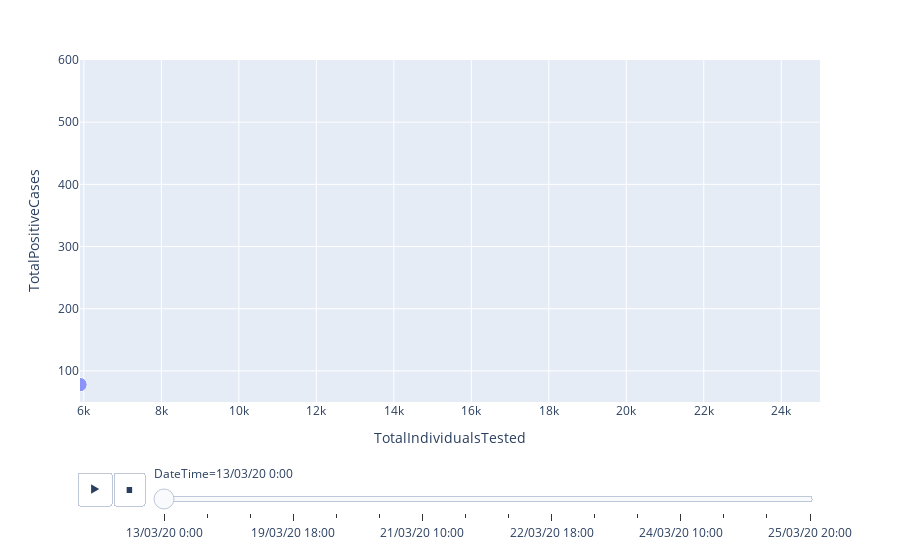

Notebook source saved alongside this figure:
### Code cell
px.scatter(testing_data, x='TotalIndividualsTested', y='TotalPositiveCases', range_x=[5900, 25000], range_y=[50, 600], 
       animation_frame='DateTime', size='TotalSamplesTested')

### Figure 1 — Plotly figure (JSON) as saved in the notebook; plotly's stock layout.template omitted (floating-point values rounded to 4 significant figures)
{"data": [{"hovertemplate": "DateTime=13/03/20 0:00<br>TotalIndividualsTested=%{x}<br>TotalPositiveCases=%{y}<br>TotalSamplesTested=%{marker.size}<extra></extra>", "legendgroup": "", "marker": {"color": "#636efa", "size": [6500], "sizemode": "area", "sizeref": 62.86, "symbol": "circle"}, "mode": "markers", "name": "", "showlegend": false, "type": "scatter", "x": [5900], "xaxis": "x", "y": [78], "yaxis": "y"}], "layout": {"legend": {"itemsizing": "constant", "tracegroupgap": 0}, "margin": {"t": 60}, "sliders": [{"active": 0, "currentvalue": {"prefix": "DateTime="}, "len": 0.9, "pad": {"b": 10, "t": 60}, "steps": [{"args": [["13/03/20 0:00"], {"frame": {"duration": 0, "redraw": false}, "fromcurrent": true, "mode": "immediate", "transition": {"duration": 0, "easing": "linear"}}], "label": "13/03/20 0:00", "method": "animate"}, {"args": [["18/03/20 18:00"], {"frame": {"duration": 0, "redraw": false}, "fromcurrent": true, "mode": "immediate", "transition": {"duration": 0, "easing": "linear"}}], "label": "18/03/20 18:00", "method": "animate"}, {"args": [["19/03/20 10:00"], {"frame": {"duration": 0, "redraw": false}, "fromcurrent": true, "mode": "immediate", "transition": {"duration": 0, "easing": "linear"}}], "label": "19/03/20 10:00", "method": "animate"}, {"args": [["19/03/20 18:00"], {"frame": {"duration": 0, "redraw": false}, "fromcurrent": true, "mode": "immediate", "transition": {"duration": 0, "easing": "linear"}}], "label": "19/03/20 18:00", "method": "animate"}, {"args": [["20/03/20 10:00"], {"frame": {"duration": 0, "redraw": false}, "fromcurrent": true, "mode": "immediate", "transition": {"duration": 0, "easing": "linear"}}], "label": "20/03/20 10:00", "method": "animate"}, {"args": [["20/03/20 18:00"], {"frame": {"duration": 0, "redraw": false}, "fromcurrent": true, "mode": "immediate", "transition": {"duration": 0, "easing": "linear"}}], "label": "20/03/20 18:00", "method": "animate"}, {"args": [["21/03/20 10:00"], {"frame": {"duration": 0, "redraw": false}, "fromcurrent": true, "mode": "immediate", "transition": {"duration": 0, "easing": "linear"}}], "label": "21/03/20 10:00", "method": "animate"}, {"args": [["21/03/20 18:00"], {"frame": {"duration": 0, "redraw": false}, "fromcurrent": true, "mode": "immediate", "transition": {"duration": 0, "easing": "linear"}}], "label": "21/03/20 18:00", "method": "animate"}, {"args": [["22/03/20 10:00"], {"frame": {"duration": 0, "redraw": false}, "fromcurrent": true, "mode": "immediate", "transition": {"duration": 0, "easing": "linear"}}], "label": "22/03/20 10:00", "method": "animate"}, {"args": [["22/03/20 18:00"], {"frame": {"duration": 0, "redraw": false}, "fromcurrent": true, "mode": "immediate", "transition": {"duration": 0, "easing": "linear"}}], "label": "22/03/20 18:00", "method": "animate"}, {"args": [["23/03/20 10:00"], {"frame": {"duration": 0, "redraw": false}, "fromcurrent": true, "mode": "immediate", "transition": {"duration": 0, "easing": "linear"}}], "label": "23/03/20 10:00", "method": "animate"}, {"args": [["23/03/20 20:00"], {"frame": {"duration": 0, "redraw": false}, "fromcurrent": true, "mode": "immediate", "transition": {"duration": 0, "easing": "linear"}}], "label": "23/03/20 20:00", "method": "animate"}, {"args": [["24/03/20 10:00"], {"frame": {"duration": 0, "redraw": false}, "fromcurrent": true, "mode": "immediate", "transition": {"duration": 0, "easing": "linear"}}], "label": "24/03/20 10:00", "method": "animate"}, {"args": [["24/03/20 20:00"], {"frame": {"duration": 0, "redraw": false}, "fromcurrent": true, "mode": "immediate", "transition": {"duration": 0, "easing": "linear"}}], "label": "24/03/20 20:00", "method": "animate"}, {"args": [["25/03/20 10:00"], {"frame": {"duration": 0, "redraw": false}, "fromcurrent": true, "mode": "immediate", "transition": {"duration": 0, "easing": "linear"}}], "label": "25/03/20 10:00", "method": "animate"}, {"args": [["25/03/20 20:00"], {"frame": {"duration": 0, "redraw": false}, "fromcurrent": true, "mode": "immediate", "transition": {"duration": 0, "easing": "linear"}}], "label": "25/03/20 20:00", "method": "animate"}], "x": 0.1, "xanchor": "left", "y": 0, "yanchor": "top"}], "updatemenus": [{"buttons": [{"args": [null, {"frame": {"duration": 500, "redraw": false}, "fromcurrent": true, "mode": "immediate", "transition": {"duration": 500, "easing": "linear"}}], "label": "&#9654;", "method": "animate"}, {"args": [[null], {"frame": {"duration": 0, "redraw": false}, "fromcurrent": true, "mode": "immediate", "transition": {"duration": 0, "easing": "linear"}}], "label": "&#9724;", "method": "animate"}], "direction": "left", "pad": {"r": 10, "t": 70}, "showactive": false, "type": "buttons", "x": 0.1, "xanchor": "right", "y": 0, "yanchor": "top"}], "xaxis": {"anchor": "y", "domain": [0, 1], "range": [5900, 25000], "title": {"text": "TotalIndividualsTested"}}, "yaxis": {"anchor": "x", "domain": [0, 1], "range": [50, 600], "title": {"text": "TotalPositiveCases"}}}}
